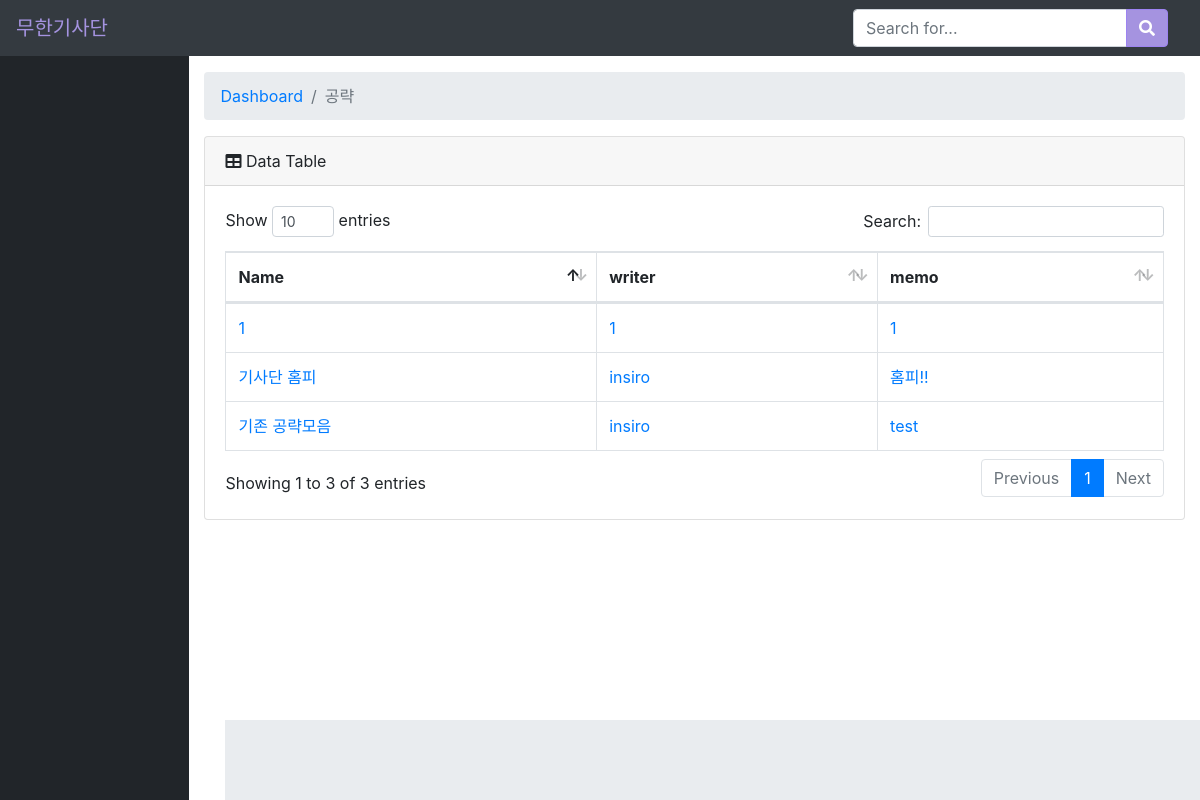
The app's page /epic/tips with its own data.
### epic7/models.py (models this page shows)
class tips(models.Model):
    link = models.CharField(max_length=200)
    name = models.CharField(max_length=200)
    writer = models.CharField(max_length=200, null=True)
    memo = models.CharField(max_length=200, null=True)
    important = models.BooleanField(default=False)

### epic7/views.py (the view)
# urls.py: path('epic/tips',epic7.views.tiplit),
def tiplit(request):
    lit = tips.objects.all()
    hitlist = {'hintlist':lit}
    return render(request, 'e7tips.html', hitlist)

### epic7/templates/e7tips.html (shortened to what this page needs)
{% load static %}
<!DOCTYPE html>
<html lang="en">
    <head>
<link rel="stylesheet" href="https://use.fontawesome.com/releases/v5.9.0/css/all.css">
        <link href="{% static 'css/sb-admin.css'%}" rel="stylesheet">
        <link href="{% static 'css/addition.css'%}" rel="stylesheet">
        <link href="{% static 'vendor/datatables/dataTables.bootstrap4.css'%}" rel="stylesheet">
    </head>
    <body id="page-top">
        <nav class="navbar navbar-expand navbar-dark bg-dark static-top">
            <a class="navbar-brand mr-1" href=".">무한기사단</a>
            <form action="search" class="d-none d-md-inline-block form-inline ml-auto mr-0 mr-md-3 my-2 my-md-0">
                <div class="input-group">
                    <input type="text" class="form-control" name="kq" placeholder="Search for..." aria-label="Search"
                        aria-describedby="basic-addon2">
                    <div class="input-group-append">
                        <button class="btn" type="submit">
                            <i class="fas fa-search"></i>
                        </button>
                    </div>
                </div>
            </form>
        </nav>
        <div id="wrapper">
            <div class="sidebar navbar-na" id='sidebar'></div>
            <div id="content-wrapper">
                <div class="container-fluid">
                    <ol class="breadcrumb">
                        <li class="breadcrumb-item">
                            <a href="index">Dashboard</a>
                        </li>
                        <li class="breadcrumb-item active" id="page_name">공략</li>
                    </ol>
                    <div class="card mb-3">
                        <div class="card-header">
                            <i class="fas fa-table"></i>
                            <span id="table_name">Data Table</span>
                        </div>
                        <div class="card-body">
                            <div class="table-responsive">
                                <table class="table table-bordered" id="dataTable" width="100%" cellspacing="0">
                                    <thead>
                                        <tr>
                                            <th>Name</th>
                                            <th>writer</th>
                                            <th>memo</th>
                                        </tr>
                                    </thead>
                                    <tbody id="sc_list">
                                        {% for hint in hintlist %}
                                        <tr>
                                            <td>
                                                <a href={{hint.link}}>{{hint.name}}</a>
                                            </td>
                                            <td>
                                                <a href={{hint.link}}>{{hint.writer}}</a>
                                            </td>
                                            <td>
                                                <a href={{hint.memo}}>{{hint.memo}}</a>
                                            </td>
                                        </tr>
                                        {% endfor %}
                                    </tbody>
                                </table>
                            </div>
                        </div>
                    </div>
                </div>
                <footer class="sticky-footer">
                </footer>
            </div>
        </div>
    </body>
</html>

### epic7/static/css/addition.css (style rules this page uses)
.btn:not(:disabled):not(.disabled):active, .btn:not(:disabled):not(.disabled).active, .show>.btn.dropdown-toggle, .btn.disabled, .btn:disabled, .btn:hover, .btn { color: #fff; background-color: #A593E0; border-color: #9D83F1; }
.navbar-brand { color: #A593E0 !important; }

### records on screen
tips: name "기사단 홈피", writer "insiro", memo "홈피!!"
tips: name "기존 공략모음", writer "insiro", memo "test"
tips: name "1", writer "1", memo "1"
